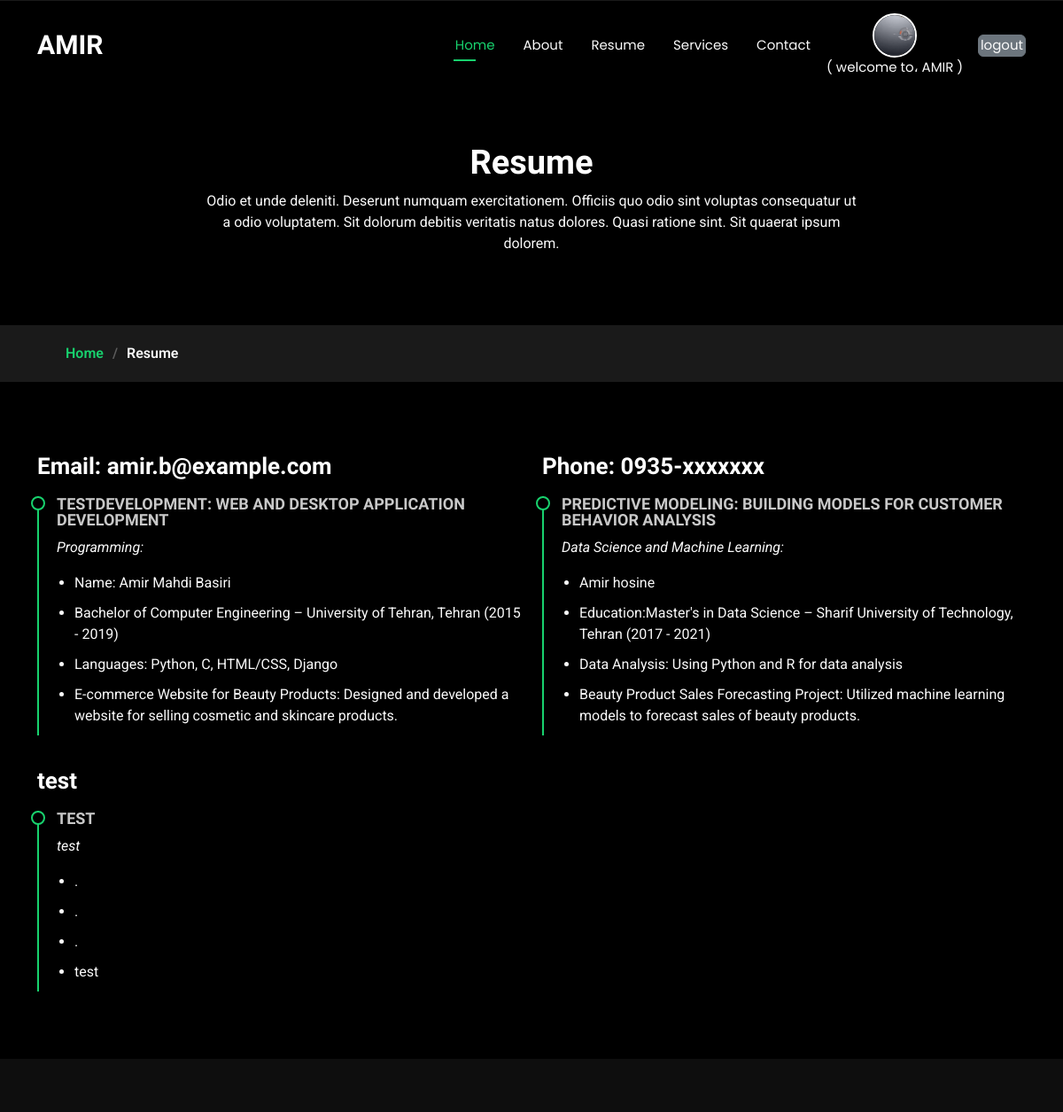
The page /resume/ (signed in) on the database as committed earlier.
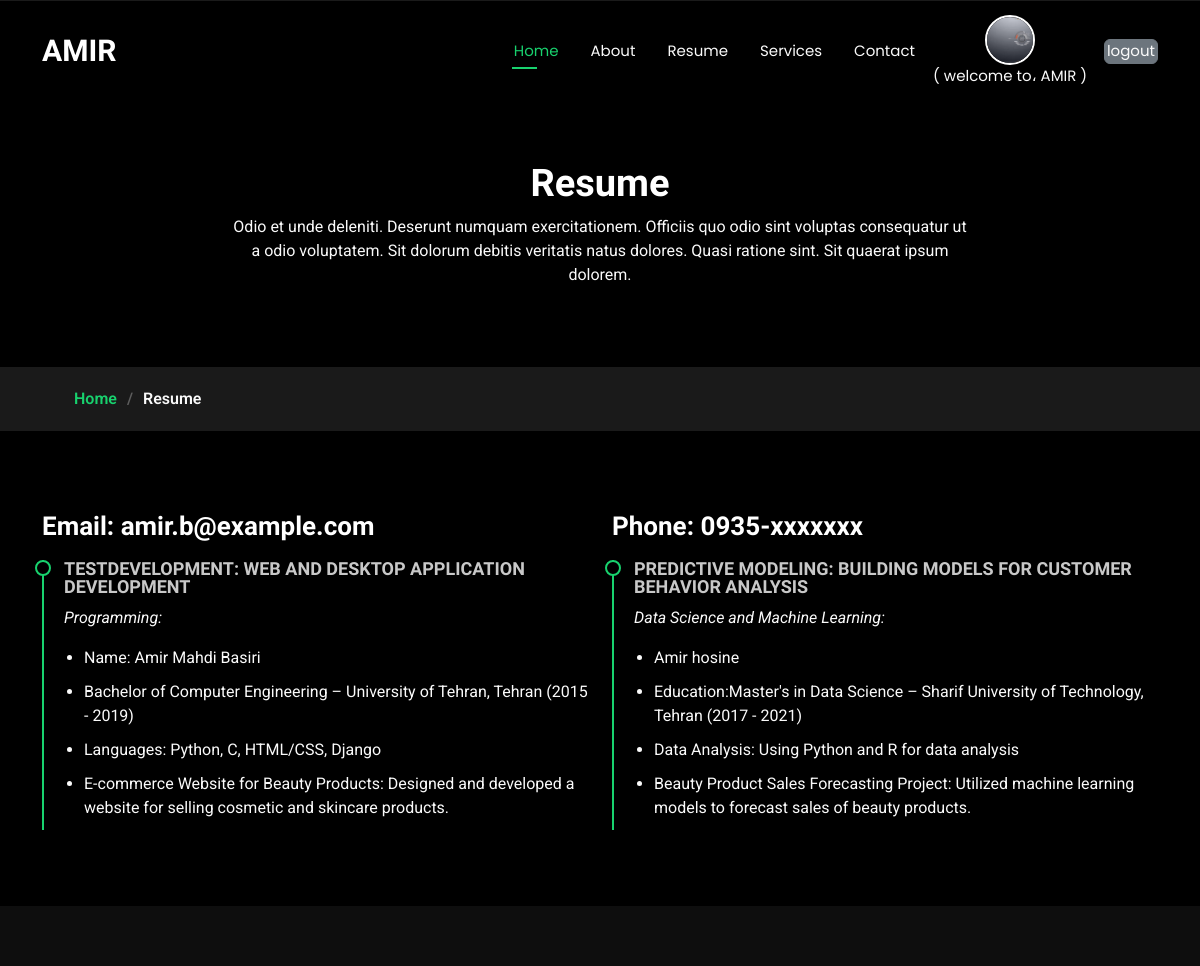
The same page on the database as committed later.
### root/models.py (models this page shows, shortened)
class Resume(models.Model):
    NAME = models.CharField(max_length=100, default="test")
    TITLE = models.CharField(max_length=100, default="test")
    SUBJECT = models.CharField(max_length=100, default="test")
    FIRST_TEXT = models.CharField(max_length=100, default="test")
    SECOND_TEXT = models.CharField(max_length=100, default="test")
    THIRD_TEXT = models.CharField(max_length=100, default="test")
    DESCRIPTION = models.TextField(default="test")
    scheduled = models.DateTimeField(default=timezone.now)
    status = models.BooleanField(default=False)
    created_at = models.DateTimeField(auto_now_add=True)
    updated_at = models.DateTimeField(auto_now=True)
    class Meta:
        ordering = ('created_at',)

### root/views.py (the view)
# urls.py: path('resume/', resume, name='resume'),
def resume(request):
    resumes = Resume.objects.filter(status=True)
    return render(request, "root/resume.html", {"resumes": resumes})

### templates/root/resume.html (shortened to what this page needs)
{% extends "base.html" %}
{% load static %}
{% block 'content' %}
  <main class="main">
    <div class="page-title" data-aos="fade">
      <div class="heading">
        <div class="container">
          <div class="row d-flex justify-content-center text-center">
            <div class="col-lg-8">
              <h1>Resume</h1>
              <p class="mb-0">Odio et unde deleniti. Deserunt numquam exercitationem. Officiis quo odio sint voluptas consequatur ut a odio voluptatem. Sit dolorum debitis veritatis natus dolores. Quasi ratione sint. Sit quaerat ipsum dolorem.</p>
            </div>
          </div>
        </div>
      </div>
      <nav class="breadcrumbs">
        <div class="container">
          <ol>
            <li><a href="{% url 'root:home' %}">Home</a></li>
            <li class="current">Resume</li>
          </ol>
        </div>
      </nav>
    </div>
    <section id="resume" class="resume section">
      <div class="container">
        <div class="row">
          {% for resume in resumes %}
          <div class="col-lg-6" data-aos="fade-up" data-aos-delay="200">
            <h3 class="resume-title">{{resume.NAME}}</h3>
            <div class="resume-item">
              <h4>{{resume.TITLE}}</h4>
              <p><em>{{resume.SUBJECT}}</em></p>
              <ul>
                <li>{{resume.FIRST_TEXT}}</li>
                <li>{{resume.SECOND_TEXT}}</li>
                <li>{{resume.THIRD_TEXT}}</li>
                <li>{{resume.DESCRIPTION}}</li>
              </ul>
            </div>
          </div>
          {% endfor %}
        </div>
      </div>
    </section>
  </main>
  {% endblock 'content' %}

Rows that differ between the two databases and show on the page:
removed Resume: NAME "test", TITLE "TEST", SUBJECT "test", FIRST_TEXT ".", SECOND_TEXT ".", THIRD_TEXT ".", DESCRIPTION "test"
